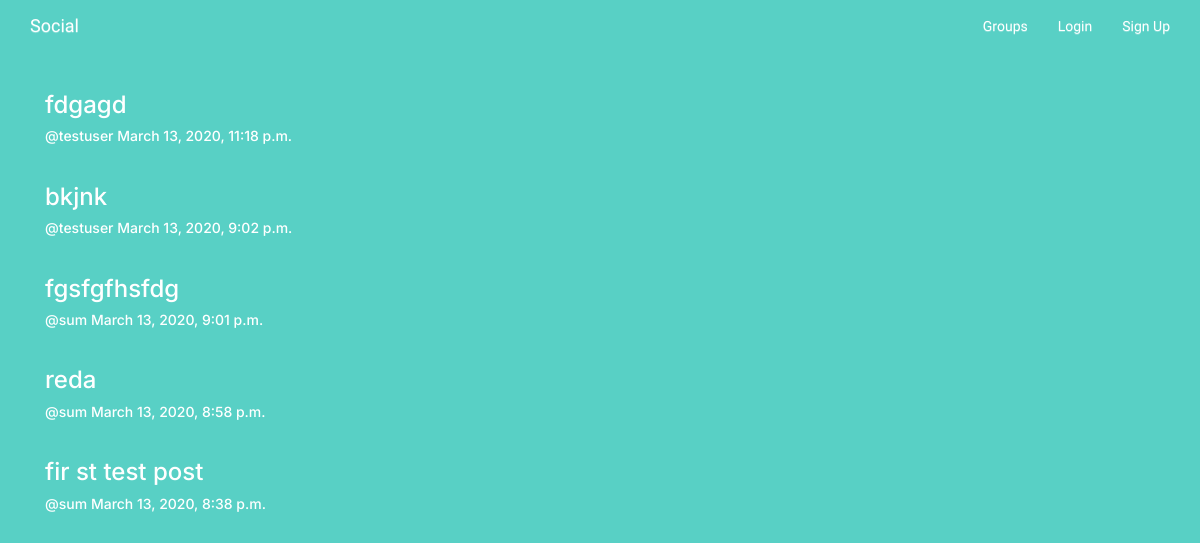
/posts/, run on the app's committed database.
### posts/models.py (models this page shows, shortened)
class Post(models.Model):
	user = models.ForeignKey(User, related_name='posts', on_delete= models.DO_NOTHING)
	created_at = models.DateTimeField(auto_now = True)
	message = models.TextField()
	message_html = models.TextField(editable=False)
	group = models.ForeignKey(Group, related_name ='posts', null=True, blank=True, on_delete= models.DO_NOTHING)
	class Meta:
		ordering =  ['-created_at'] #descending order
		unique_together = ['user', 'message']

### posts/views.py (the view)
class PostList(SelectRelatedMixin, generic.ListView):
	model = models.Post
	select_related = ('user', 'group')

### posts/templates/posts/post_list.html (shortened to what this page needs)
{% extends "posts/post_base.html" %}
{% block post_content %}
<div class="col-md-8">
	{% for post in post_list %}
  {% include "posts/_post.html" %}
	{% endfor %}
</div>
{% endblock %}

### posts/templates/posts/_post.html (shortened to what this page needs)
<div class='post media'>
	<h3>{{post.message_html|safe}}</h3>
	<div class="media-body">
		<h5 class="media-heading">
		<span class='username'>
			<a href="{% url 'posts:for_user' username=post.user.username %}">@{{post.user.username}}</a>
		</span>
		<time class='time'>
			<a href="{% url 'posts:single' username=post.user.username pk=post.pk %}">
				{{post.created_at}}
			</a>
		</time>
		</h5>
	</div>
</div>

### static/social/css/master.css (style rules this page uses)
body { background-color: black; color: white; }
html, body { overflow: hidden; font-family: Comfortaa; }
body { background: #58D0C5; }
a { color:white; }

### data on the page
Post: message_html "fdgagd", user.username "testuser", created_at "March 13, 2020, 11:18 p.m."
Post: message_html "bkjnk", user.username "testuser", created_at "March 13, 2020, 9:02 p.m."
Post: message_html "fgsfgfhsfdg", user.username "sum", created_at "March 13, 2020, 9:01 p.m."
Post: message_html "reda", user.username "sum", created_at "March 13, 2020, 8:58 p.m."
Post: message_html "fir st test post", user.username "sum", created_at "March 13, 2020, 8:38 p.m."
